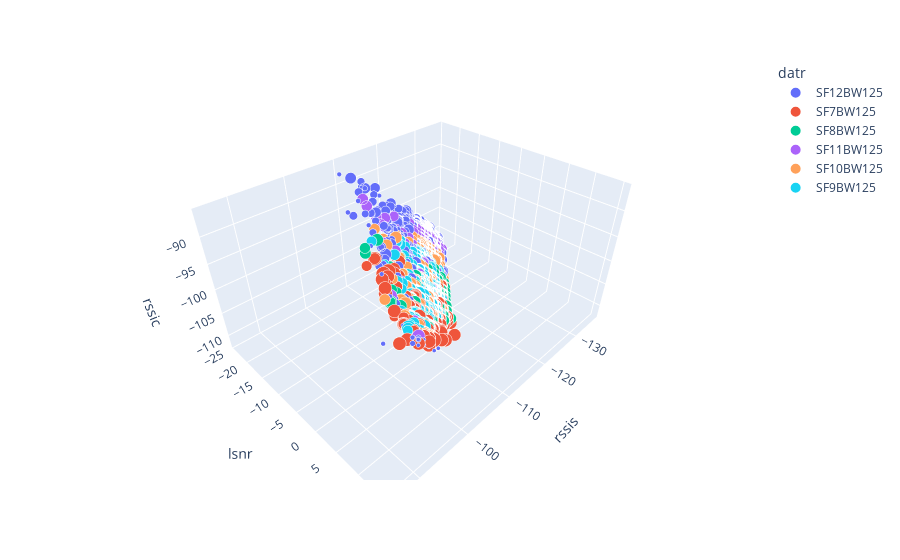

Notebook source saved alongside this figure:
### Code cell
fig = px.scatter_3d(labeled_df[labeled_df['label'] == 0], x='rssis', y='lsnr', z='rssic',size='FCnt',size_max=15,
              opacity=1,color='datr')
fig.show()

### Figure 1 — Plotly figure (JSON) as saved in the notebook; plotly's stock layout.template omitted (floating-point values rounded to 4 significant figures; data arrays with more than 128 entries replaced by an {"elided": "..."} marker saying what was removed)
{"data": [{"hovertemplate": "datr=SF12BW125<br>rssis=%{x}<br>lsnr=%{y}<br>rssic=%{z}<br>FCnt=%{marker.size}<extra></extra>", "legendgroup": "SF12BW125", "marker": {"color": "#636efa", "opacity": 1, "size": {"elided": "12748 int values"}, "sizemode": "area", "sizeref": 9.951, "symbol": "circle"}, "mode": "markers", "name": "SF12BW125", "scene": "scene", "showlegend": true, "type": "scatter3d", "x": {"elided": "12748 int values"}, "y": {"elided": "12748 int values"}, "z": {"elided": "12748 int values"}}, {"hovertemplate": "datr=SF7BW125<br>rssis=%{x}<br>lsnr=%{y}<br>rssic=%{z}<br>FCnt=%{marker.size}<extra></extra>", "legendgroup": "SF7BW125", "marker": {"color": "#EF553B", "opacity": 1, "size": {"elided": "3478 int values"}, "sizemode": "area", "sizeref": 9.951, "symbol": "circle"}, "mode": "markers", "name": "SF7BW125", "scene": "scene", "showlegend": true, "type": "scatter3d", "x": {"elided": "3478 int values"}, "y": {"elided": "3478 int values"}, "z": {"elided": "3478 int values"}}, {"hovertemplate": "datr=SF8BW125<br>rssis=%{x}<br>lsnr=%{y}<br>rssic=%{z}<br>FCnt=%{marker.size}<extra></extra>", "legendgroup": "SF8BW125", "marker": {"color": "#00cc96", "opacity": 1, "size": {"elided": "1276 int values"}, "sizemode": "area", "sizeref": 9.951, "symbol": "circle"}, "mode": "markers", "name": "SF8BW125", "scene": "scene", "showlegend": true, "type": "scatter3d", "x": {"elided": "1276 int values"}, "y": {"elided": "1276 int values"}, "z": {"elided": "1276 int values"}}, {"hovertemplate": "datr=SF11BW125<br>rssis=%{x}<br>lsnr=%{y}<br>rssic=%{z}<br>FCnt=%{marker.size}<extra></extra>", "legendgroup": "SF11BW125", "marker": {"color": "#ab63fa", "opacity": 1, "size": {"elided": "1304 int values"}, "sizemode": "area", "sizeref": 9.951, "symbol": "circle"}, "mode": "markers", "name": "SF11BW125", "scene": "scene", "showlegend": true, "type": "scatter3d", "x": {"elided": "1304 int values"}, "y": {"elided": "1304 int values"}, "z": {"elided": "1304 int values"}}, {"hovertemplate": "datr=SF10BW125<br>rssis=%{x}<br>lsnr=%{y}<br>rssic=%{z}<br>FCnt=%{marker.size}<extra></extra>", "legendgroup": "SF10BW125", "marker": {"color": "#FFA15A", "opacity": 1, "size": {"elided": "1659 int values"}, "sizemode": "area", "sizeref": 9.951, "symbol": "circle"}, "mode": "markers", "name": "SF10BW125", "scene": "scene", "showlegend": true, "type": "scatter3d", "x": {"elided": "1659 int values"}, "y": {"elided": "1659 int values"}, "z": {"elided": "1659 int values"}}, {"hovertemplate": "datr=SF9BW125<br>rssis=%{x}<br>lsnr=%{y}<br>rssic=%{z}<br>FCnt=%{marker.size}<extra></extra>", "legendgroup": "SF9BW125", "marker": {"color": "#19d3f3", "opacity": 1, "size": {"elided": "1337 int values"}, "sizemode": "area", "sizeref": 9.951, "symbol": "circle"}, "mode": "markers", "name": "SF9BW125", "scene": "scene", "showlegend": true, "type": "scatter3d", "x": {"elided": "1337 int values"}, "y": {"elided": "1337 int values"}, "z": {"elided": "1337 int values"}}], "layout": {"legend": {"itemsizing": "constant", "title": {"text": "datr"}, "tracegroupgap": 0}, "margin": {"t": 60}, "scene": {"domain": {"x": [0, 1], "y": [0, 1]}, "xaxis": {"title": {"text": "rssis"}}, "yaxis": {"title": {"text": "lsnr"}}, "zaxis": {"title": {"text": "rssic"}}}}}
